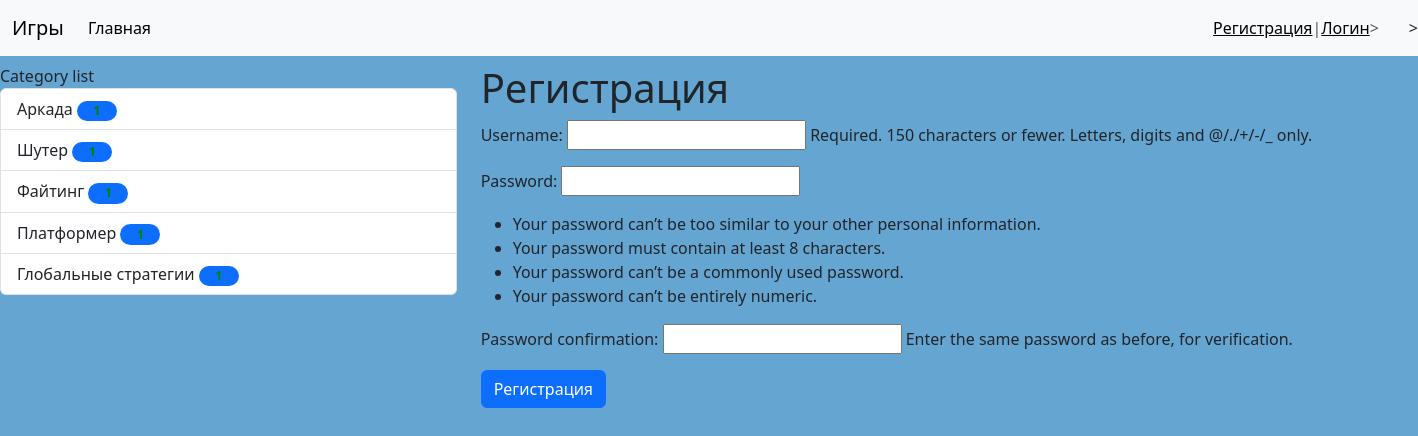
The app's page /games/register with its own data.
### Games/models.py (models this page shows, shortened)
class Category(models.Model):
    title = models.CharField(max_length=150, db_index=True, verbose_name='Жанр')
    class Meta:
        verbose_name='Жанр'
        verbose_name_plural='Жанры'
        ordering = ['title']

### Games/views.py (the view)
# urls.py: path('register', register, name='Register'),
def register(request):
    if request.method == 'POST':
        form = UserCreationForm(request.POST)
        if form.is_valid():
            form.save()
            messages.success(request,  'Регистрация прошла успешно')
            return redirect('Login')
        else:
            messages.error(request, 'Ошибка регистрации')
    else:
        form = UserCreationForm()
    return render(request, 'Games/register.html', {'form': form})

### Games/templatetags/games_tags.py (called while the page is built)
@register.simple_tag(name='get_list_categories')
def get_categories():
    return Category.objects.all()

@register.inclusion_tag('games/list_categories.html')
def show_categories(arg1='Category', arg2='list'):
    categories = Category.objects.annotate(cnt=Count('games')).filter(cnt__gt=0)
    return {'categories':categories, 'arg1': arg1, 'arg2': arg2}

### Games/templates/Games/register.html (shortened to what this page needs)
{% extends 'base.html' %}
{% block sidebar %}
{% include 'inc/_sidebar.html' %}
{% endblock %}
{% block content %}
    <h1>Регистрация</h1>
<form method="post" style="width: 1000px">
    {{ form.as_p }}
    <button type="submit" class="btn btn-primary btn-block">Регистрация</button>
</form>
{% endblock %}

### Games/templates/Games/list_categories.html
{% load games_tags %}
<div class="list-group">
    {{ arg1 }} {{ arg2 }}
    {% for cat in categories %}
       <a href="{% url 'Category' cat.pk %}" class="list-group-item list-group-item-action">{{ cat.title }}
           <span class="badge bg-primary rounded-pill" style="width: 40px; color:green;">{{ cat.cnt }}</span>
       </a>
    {% endfor %}
</div>

### GameBlog/static/css/style.css (style rules this page uses)
body { background-coLOR: #ccc; }

### records on screen
Category: title "Аркада", cnt "1"
Category: title "Шутер", cnt "1"
Category: title "Файтинг", cnt "1"
Category: title "Платформер", cnt "1"
Category: title "Глобальные стратегии", cnt "1"

### other values on screen
{{ arg1 }} "Category"
{{ arg2 }} "list"
